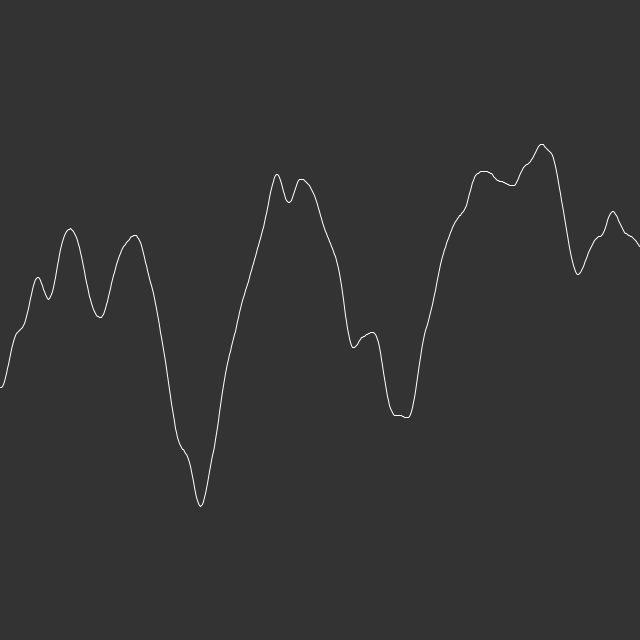
Frame 1 (no input)
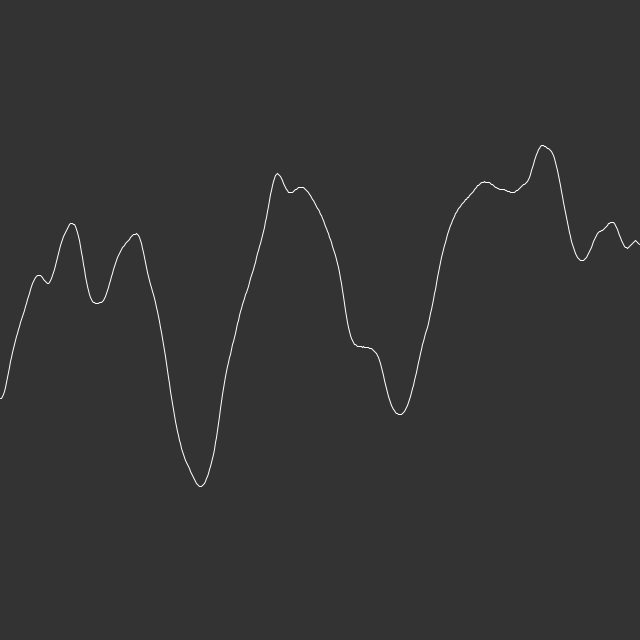
Frame 60 (the mouse pressed at the canvas centre just before this capture)
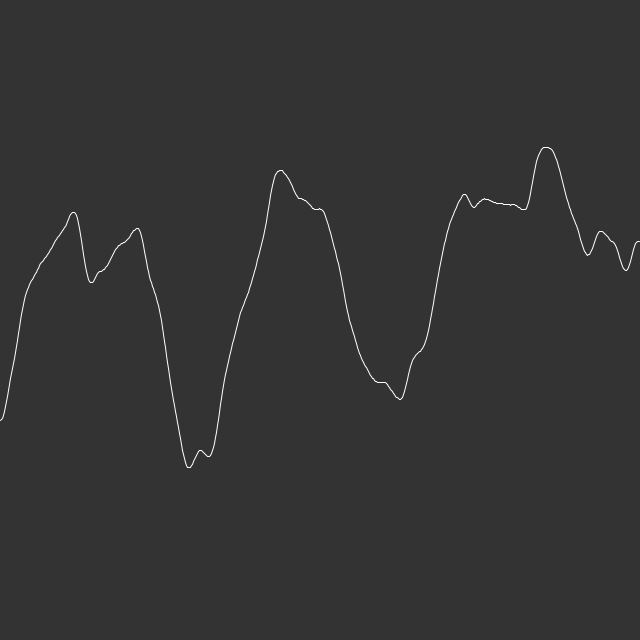
Frame 120 (the mouse held since frame 60 and released just before this capture)

The Processing sketch that drew these frames (run headless with seeded random() and noise(); from frame 60 on, the mouse is pressed at the canvas centre):

// Processing sketch: perlin
// ── perlin.pde
int[] points;
int[] points2;

int w=50;
int base=150;
float noise=50;
int octaves =8;
float noise2=noise;
float zOff=0;
int x=0;

void setup(){
  size (640, 640);
    background(51);
  
  
    points2 = new int[width];
   
    for(int i=0;i<points2.length;i++){
      float v = (float)i/100;
      points2[i]=(int)map(noise(v,zOff),0,1,0,width);
    }

}
void draw(){
  
  background(51);
  
  for(int i=0;i<points2.length;i++){
      float v = (float)i/100;
      points2[i]=(int)map(noise(v,zOff),0,1,0,width);
    }
  
  
  stroke(255);
  noFill();
  beginShape();
  for(int i=0;i<points2.length;i++){
    vertex(i,points2[i]); 
  }
  endShape();
  
  zOff+=.001;
  
  

}
